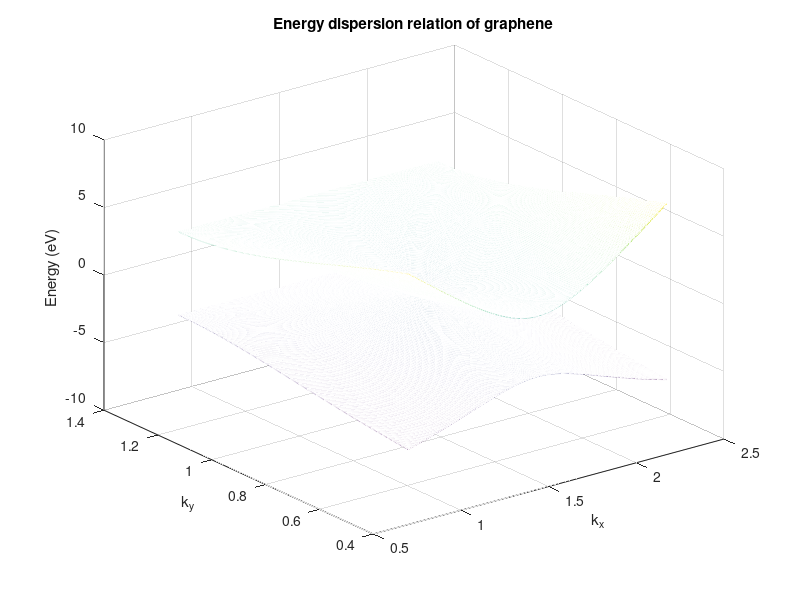

MATLAB code to generate this figure:
close all
clear all
clc
%%%%%%%%%%%%%%%%%%%%%%%%%%%%%%%%%%%%%%%%%%%%%%%%%%%%%%%%%%%%%%%%%%%%%%%%%%%
%                                                                         %
%                     Graphene 3D Dispersion Relation                     %
%                                                                         %
%%%%%%%%%%%%%%%%%%%%%%%%%%%%%%%%%%%%%%%%%%%%%%%%%%%%%%%%%%%%%%%%%%%%%%%%%%%
a_real = 2.46;
t = -3.033;
s=0.129;
x=linspace(0.5*(2*pi/(sqrt(3)*a_real)) ,1.5*(2*pi/(sqrt(3)*a_real)),1000);
y=linspace(0.5*(2*pi/(3*a_real)),1.5*(2*pi/(3*a_real)),1000);
[a,b]=meshgrid(x,y);
E_bonding= t*sqrt(1+4*cos(a*a_real*sqrt(3)/2).*cos(b*a_real/2)+4*(cos(b*a_real/2)).^2)./(1+s*sqrt(1+4*cos(a*a_real*sqrt(3)/2).*cos(b*a_real/2)+4*(cos(b*a_real/2)).^2));
E_antibonding=-t*sqrt(1+4*cos(a*a_real*sqrt(3)/2).*cos(b*a_real/2)+4*(cos(b*a_real/2)).^2)./(1-s*sqrt(1+4*cos(a*a_real*sqrt(3)/2).*cos(b*a_real/2)+4*(cos(b*a_real/2)).^2));
figure
mesh(a,b,E_bonding)
title('Energy dispersion relation of graphene')
xlabel('k_{x}'),ylabel('k_{y}'),zlabel('Energy (eV)')
hold on
mesh(a,b,E_antibonding)